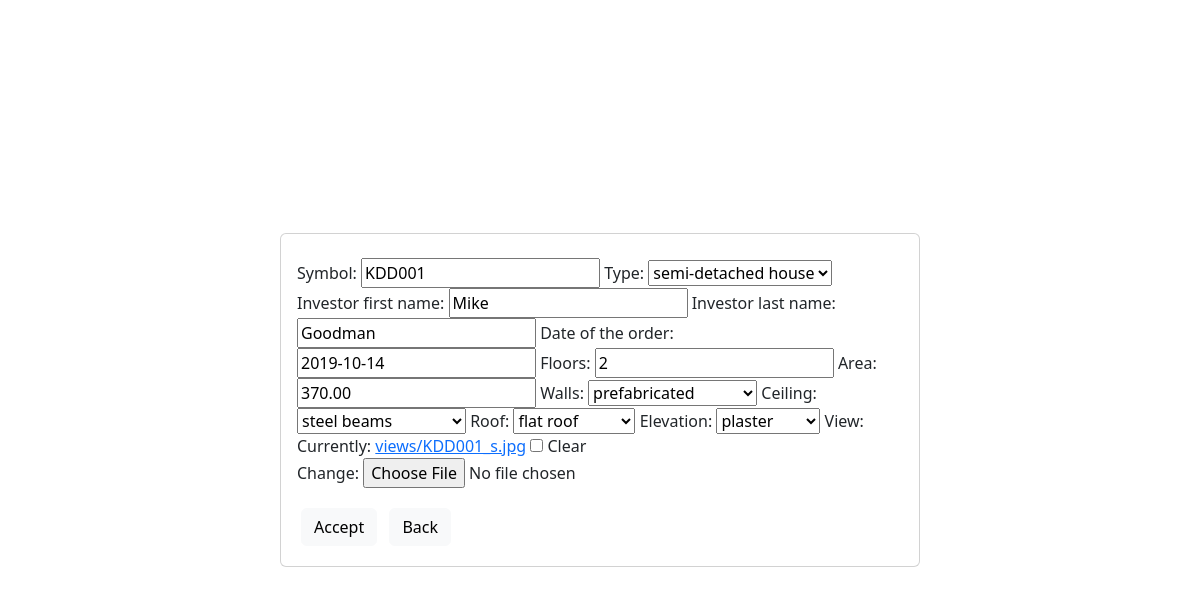
The app's page /design/edit/2/ (signed in), older data.
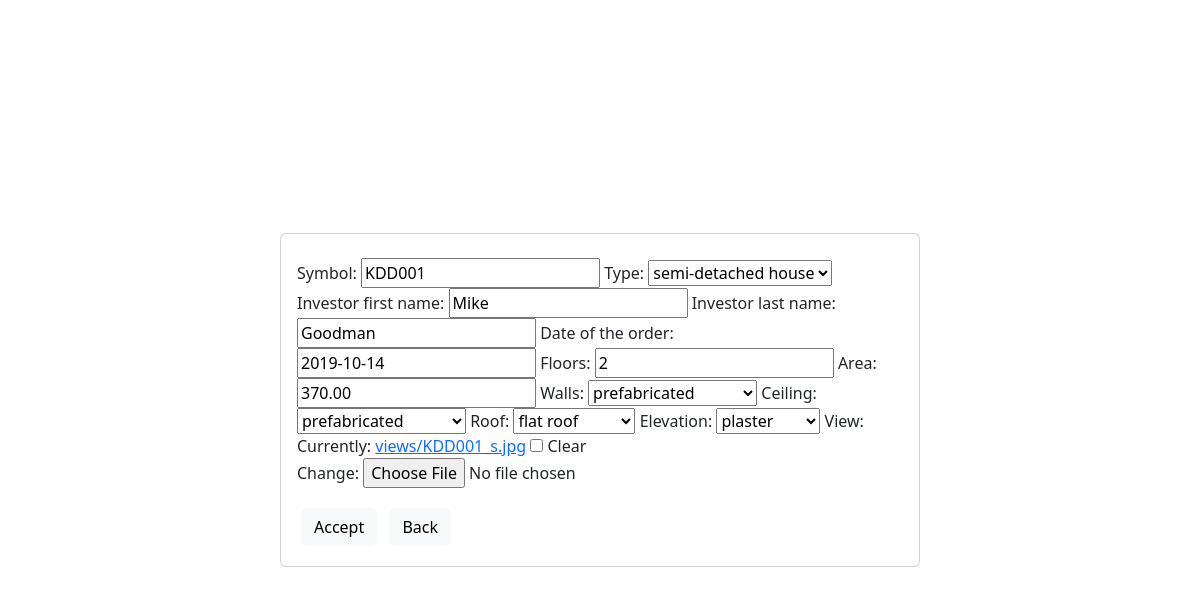
The same page, newer data.
### buildings_app/models.py (models this page shows, shortened)
class Project(models.Model):
    SFH = 'single family house'
    SDH = 'semi-detached house'
    IN = 'industry'
    RD = 'redecoration'
    OT = 'other type'
    TB = 'timber'
    PL = 'plaster'
    SS = 'steel sheet'
    ST = 'stone'
    FR = 'flat roof'
    OG = 'open gamble'
    HR = 'hipped roof'
    DM = 'dormer'
    RC = 'reinforced concrete'
    WD = 'wood'
    SB = 'steel beams'
    PB = 'prefabricated'
    BW = 'bricks'
    TYPES_BUILDING = [
        (SFH, 'single family house'),
        (SDH, 'semi-detached house'),
        (IN, 'industry'),
        (RD, 'redecoration'),
        (OT, 'other type'),
    ]
    symbol = models.CharField(max_length=6, blank=False, unique=True)               # Each project has unique name
    type = models.CharField(max_length=30, choices=TYPES_BUILDING, default=OT)
    investor_first_name = models.CharField(max_length=30, null=True, blank=True)
    investor_last_name = models.CharField(max_length=30, null=True, blank=True)
    date_of_the_order = models.DateField(null=True, blank=True)
    floors = models.PositiveSmallIntegerField(blank=True, default=0)
    area = models.DecimalField(max_digits=8, decimal_places=2, default=0.00)
    TYPES_WALL = [
        (RC, 'reinforced concrete'),
        (WD, 'wood'),
        (SB, 'steel beams'),
        (PB, 'prefabricated'),
        (BW, 'bricks'),
        (OT, 'other type'),
    ]
    walls = models.CharField(max_length=30, choices=TYPES_WALL, default=OT)
    TYPES_CEILING = [
        (RC, 'reinforced concrete'),
        (WD, 'wood'),
        (SB, 'steel beams'),
        (PB, 'prefabricated'),
        (OT, 'other type'),
    ]
    ceiling = models.CharField(max_length=30, choices=TYPES_CEILING, default=OT)
    TYPES_ROOF = [
        (FR, 'flat roof'),
        (OG, 'open gamble'),
        (HR, 'hipped roof'),
        (DM, 'dormer'),
        (OT, 'other type'),
    ]
    roof = models.CharField(max_length=30, choices=TYPES_ROOF, default=OT)
    TYPES_ELEVATION = [
        (TB, 'timber'),
        (PL, 'plaster'),
        (SS, 'steel sheet'),
        (ST, 'stone'),
        (OT, 'other type'),
    ]
    elevation = models.CharField(max_length=30, choices=TYPES_ELEVATION, default=OT)
    view = models.ImageField(upload_to='views', null=True, blank=True)

### buildings_app/views.py (the view)
# urls.py: path('edit/<int:id>/', edit_building, name="edit_building"),
@login_required
def edit_building(request, id):
    building = get_object_or_404(Project, pk=id)
    form_building = ProjectForm(request.POST or None, request.FILES or None, instance=building)
    if form_building.is_valid():
        form_building.save()
        return redirect(all_objects)
    return render(request, 'building_form.html',
                  {'form': form_building, 'nowy': False})

### buildings_app/forms.py
class ProjectForm(ModelForm):
    class Meta:
        model = Project
        fields=['symbol', 'type', 'investor_first_name', 'investor_last_name', 'date_of_the_order',
                'floors', 'area', 'walls', 'ceiling', 'roof', 'elevation', 'view']

### templates/building_form.html (shortened to what this page needs)
{% extends 'basic.html' %}
{% load bootstrap %}
{% block site %}
<div class="card position-absolute top-50 start-50 translate-middle" style="width: 40rem;">
    <div class="card-body">
        <form method="post" enctype="multipart/form-data">
            {{ form|bootstrap }}
            <button type="submit" class="btn btn-light" style="margin: 4px"> Accept </button>
            <a href="{% url 'all_objects' %}" class="btn btn-light" style="margin: 4px"> Back </a>
        </form>
    </div>
</div>
{% endblock %}

Row changes from the older to the newer data that the page shows:
changed Project "KDD001": ceiling "steel beams" → "prefabricated"
